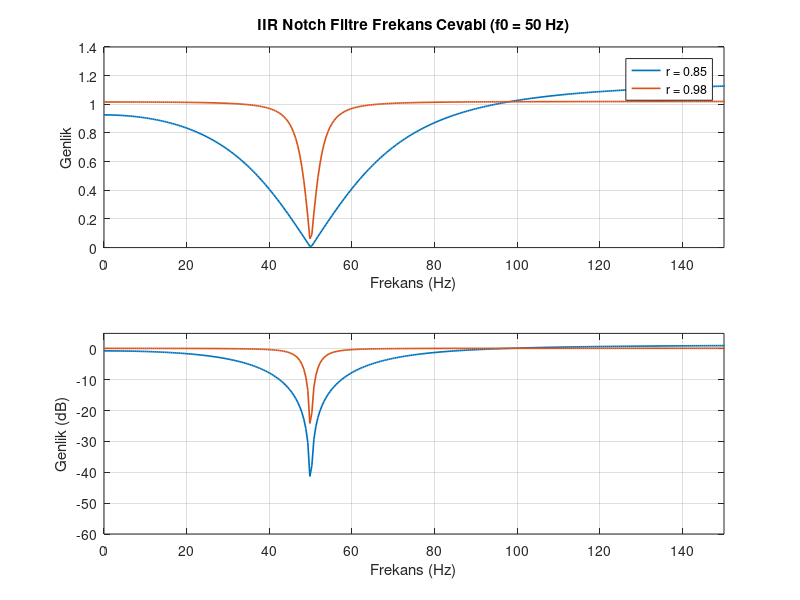
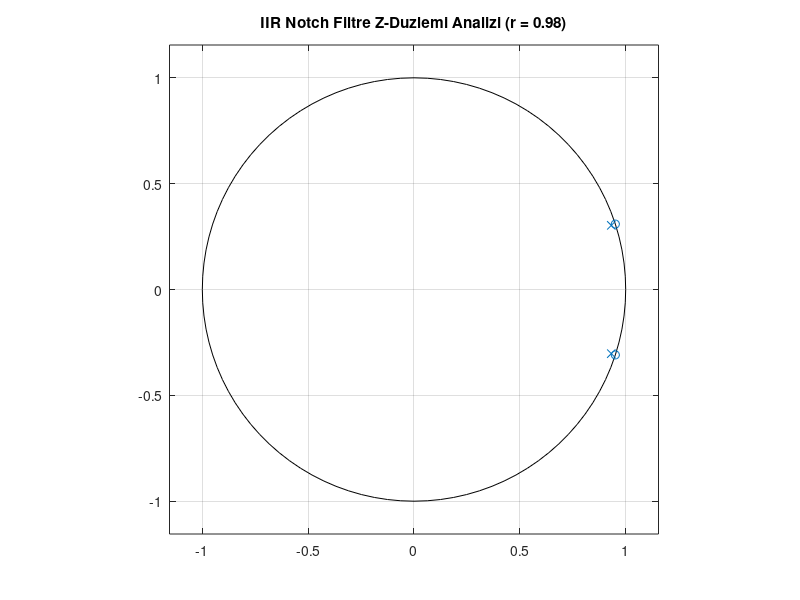
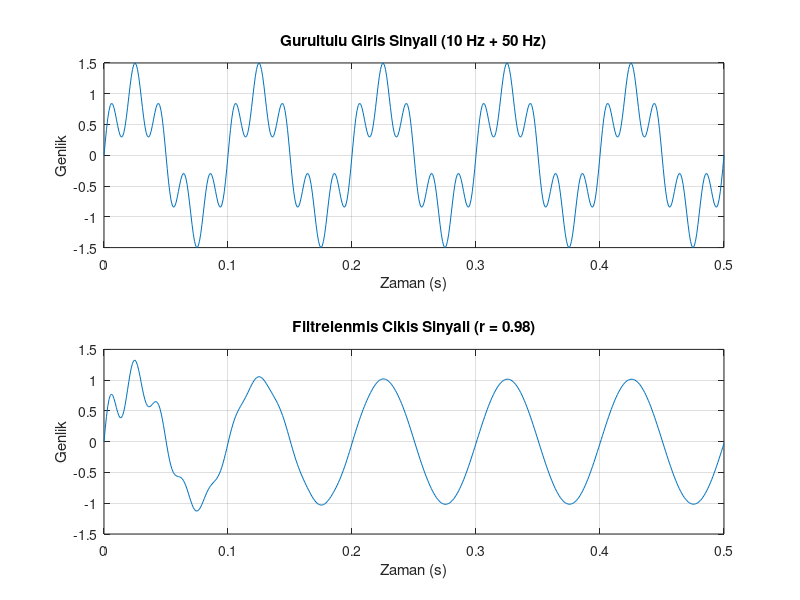
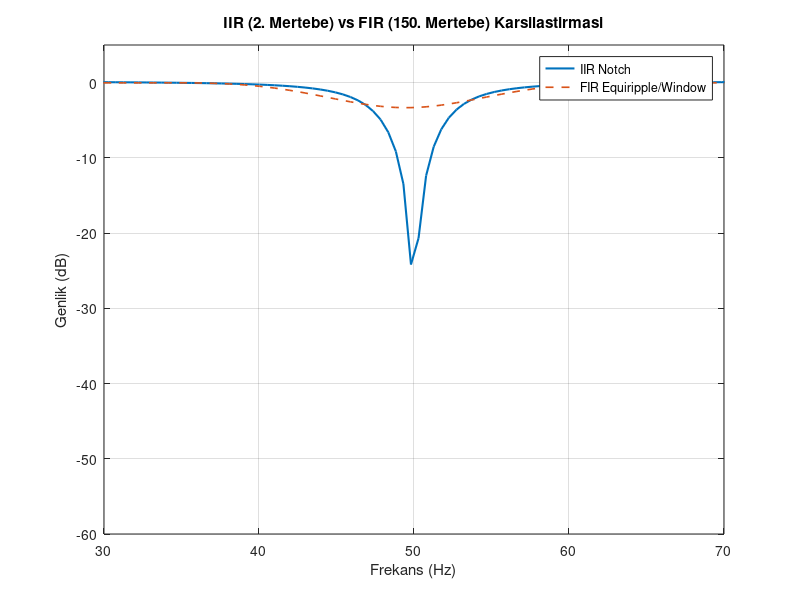

Reproduce these figures in MATLAB, in order.
clc; clear; close all;

%% parametreler
fs = 1000;              % ornekleme frekansi (hz)
f0 = 50;                % bastirilacak sebeke gurultusu frekansi (hz)
w0 = 2*pi*f0/fs;        % normalize edilmis radyan frekans
r1 = 0.85;              % genis bantli notch icin kutup yaricapi
r2 = 0.98;              % dar bantli notch icin kutup yaricapi

%% iir notch filtre tasarimi
% katsayilarin hesaplanmasi (sifirlar birim cember uzerinde, kutuplar iceride)
b = [1 -2*cos(w0) 1];
a1 = [1 -2*r1*cos(w0) r1^2];
a2 = [1 -2*r2*cos(w0) r2^2];

%% frekans cevabi analizi
[h1, f] = freqz(b, a1, 1024, fs);
[h2, ~] = freqz(b, a2, 1024, fs);

figure('Name', 'Notch Filtre Analizi', 'NumberTitle', 'off');
subplot(2,1,1);
plot(f, abs(h1), 'LineWidth', 1.2); hold on;
plot(f, abs(h2), 'LineWidth', 1.2);
grid on; xlim([0 150]);
title(['IIR Notch Filtre Frekans Cevabi (f0 = ', num2str(f0), ' Hz)']);
xlabel('Frekans (Hz)'); ylabel('Genlik');
legend(['r = ', num2str(r1)], ['r = ', num2str(r2)]);

subplot(2,1,2);
plot(f, 20*log10(abs(h1)), 'LineWidth', 1.2); hold on;
plot(f, 20*log10(abs(h2)), 'LineWidth', 1.2);
grid on; xlim([0 150]); ylim([-60 5]);
xlabel('Frekans (Hz)'); ylabel('Genlik (dB)');
saveas(gcf, '../assets/notch_filter_analysis.png');

%% kutup-sifir diyagrami (kararlilik analizi)
figure('Name', 'Kutup-Sifir Analizi', 'NumberTitle', 'off');
zplane(b, a2);
title(['IIR Notch Filtre Z-Duzlemi Analizi (r = ', num2str(r2), ')']);
saveas(gcf, '../assets/zplane_analysis.png');

%% uygulama: sebeke gurultusu temizleme
t = (0:1/fs:0.5)';
clean_signal = sin(2*pi*10*t);                  % 10 hz ana sinyal
noise = 0.5*sin(2*pi*f0*t);                     % 50 hz sebeke gurultusu
noisy_signal = clean_signal + noise;

% filtrenin uygulanmasi
filtered_signal = filter(b, a2, noisy_signal);

figure('Name', 'Zaman Alani Uygulamasi', 'NumberTitle', 'off');
subplot(2,1,1);
plot(t, noisy_signal); grid on;
title('Gurultulu Giris Sinyali (10 Hz + 50 Hz)');
xlabel('Zaman (s)'); ylabel('Genlik');

subplot(2,1,2);
plot(t, filtered_signal); grid on;
title('Filtrelenmis Cikis Sinyali (r = 0.98)');
xlabel('Zaman (s)'); ylabel('Genlik');
saveas(gcf, '../assets/line_noise_removal.png');

%% iir vs fir karsilastirmasi
% ayni keskinlik icin gereken fir mertebesi tahmini
n_fir = 150;
h_fir = fir1(n_fir, [48 52]/(fs/2), 'stop');
[h_fir_freq, ~] = freqz(h_fir, 1, 1024, fs);

figure('Name', 'IIR vs FIR Karsilastirmasi', 'NumberTitle', 'off');
plot(f, 20*log10(abs(h2)), 'LineWidth', 1.5); hold on;
plot(f, 20*log10(abs(h_fir_freq)), '--', 'LineWidth', 1.2);
grid on; xlim([30 70]); ylim([-60 5]);
title('IIR (2. Mertebe) vs FIR (150. Mertebe) Karsilastirmasi');
xlabel('Frekans (Hz)'); ylabel('Genlik (dB)');
legend('IIR Notch', 'FIR Equiripple/Window');
saveas(gcf, '../assets/iir_vs_fir_comparison.png');
